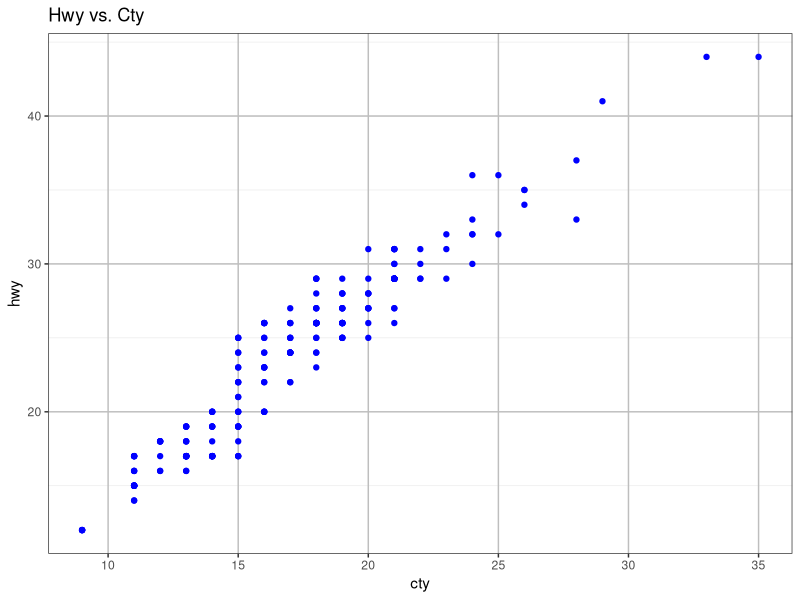
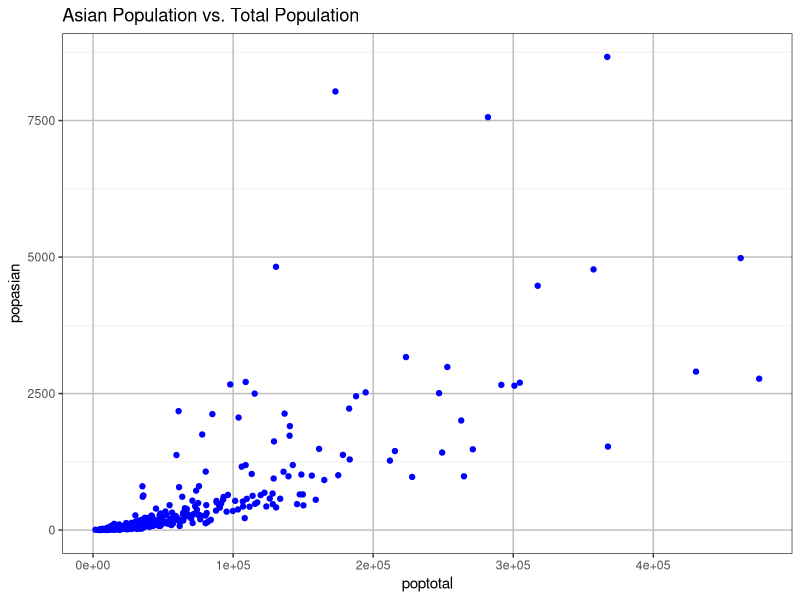
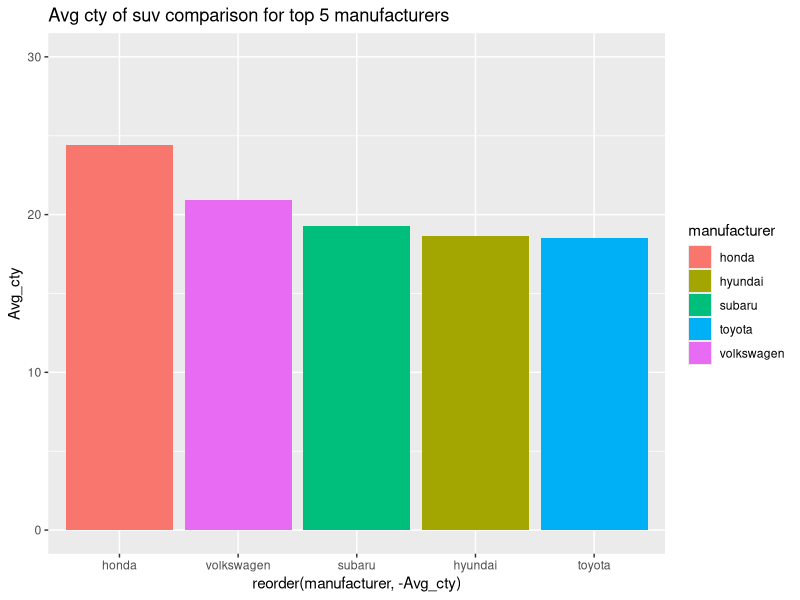
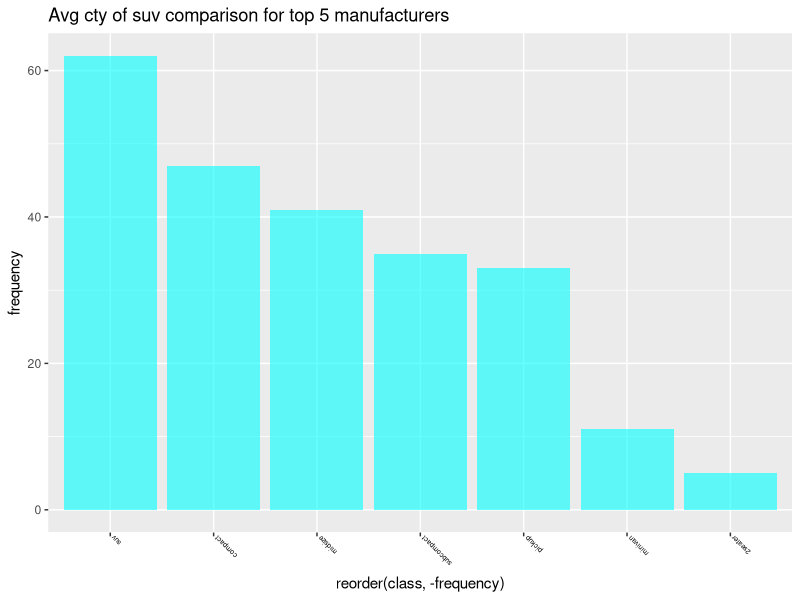
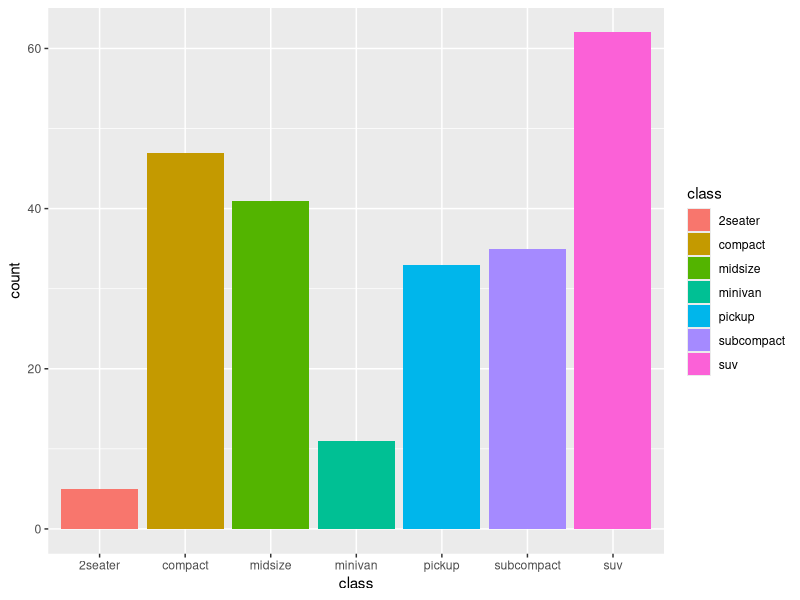
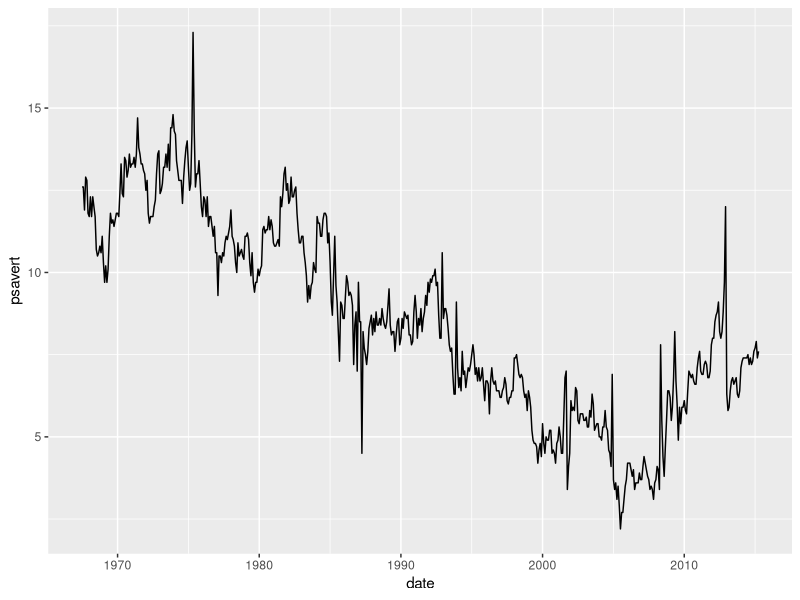

Write R code to recreate these figures, in order.
library (ggplot2)
library (dplyr)
mpg

#--------------------------------------------------------------------------
## 1.
ggplot(mpg, aes(x=cty, y=hwy)) +
  geom_point(colour = 'blue') + 
  labs(title = "Hwy vs. Cty") +
  theme_bw () +
  theme(panel.grid.major.x = element_line(colour='grey'),
        panel.grid.major.y = element_line(colour='grey'),
        panel.grid.minor.x = element_blank())


#--------------------------------------------------------------------------
## 2.
midwest
midwest_1 <- midwest %>%
  filter (poptotal <= 500000 ) %>%
  filter(popasian <= 10000) ;  midwest_1

ggplot(midwest_1, aes(x=poptotal, y=popasian)) +
  geom_point(colour = 'blue') + 
  labs(title = "Asian Population vs. Total Population") +
  theme_bw () +
  theme(panel.grid.major.x = element_line(colour='grey'),
        panel.grid.major.y = element_line(colour='grey'),
        panel.grid.minor.x = element_blank())


#--------------------------------------------------------------------------
## 3.
mpg
suv <- mpg %>%
  filter (class == 'suv') %>%
  group_by(manufacturer)  %>%
  summarise (mean_cty = mean(cty)) %>%
  arrange(desc(mean_cty)) %>%
  head(5)
suv

rm(list=ls())

library(sqldf)
suv_1 <- sqldf("select manufacturer, avg(cty) as Avg_cty from mpg
      group by manufacturer
      order by avg(cty) desc
      limit 0,5")
suv_1


ggplot(suv_1, aes(x= reorder(manufacturer, -Avg_cty), y=Avg_cty, fill = manufacturer)) +
  geom_bar(stat='identity') + 
  ylim (0, 30) +
  ggtitle("Avg cty of suv comparison for top 5 manufacturers ")



#--------------------------------------------------------------------------
## 4. 
class_fq <- sqldf("select class, count(*) as frequency from mpg
      group by class
      order by count(class) desc")
class_fq

ggplot(class_fq, aes(x= reorder(class, -frequency), y=frequency)) +
  geom_bar(stat='identity', fill = 'cyan', alpha = 0.6) + 
  ggtitle("Avg cty of suv comparison for top 5 manufacturers ") +
  theme(axis.text.x = element_text(angle=135, hjust=1, vjust=1,
                                   color='black', size=5))

#### actually, System gives you count automatically lol
ggplot(mpg, aes(x=class, fill=class)) + 
  geom_bar()

#--------------------------------------------------------------------------
## 5.  시계열 그래프란 y vs. 시간 으로 라인 으로 연결만 시켜주면 자동적으로 시계열 그래프가 만들어짐 
economics
ggplot (economics, aes(x=date, y=psavert)) + 
  geom_line()


#--------------------------------------------------------------------------
## 6.  



















  
